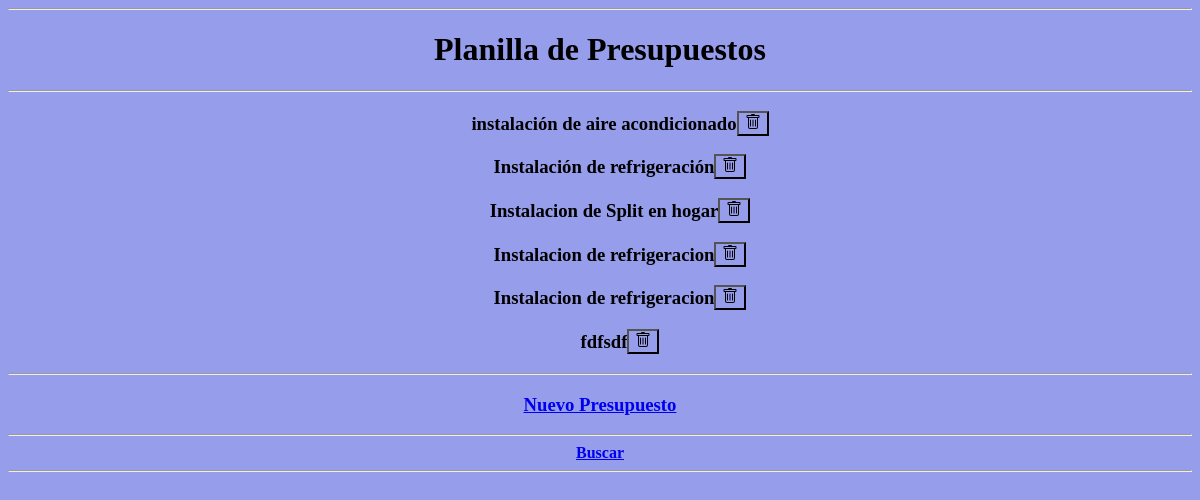
Before: / with the older database file.
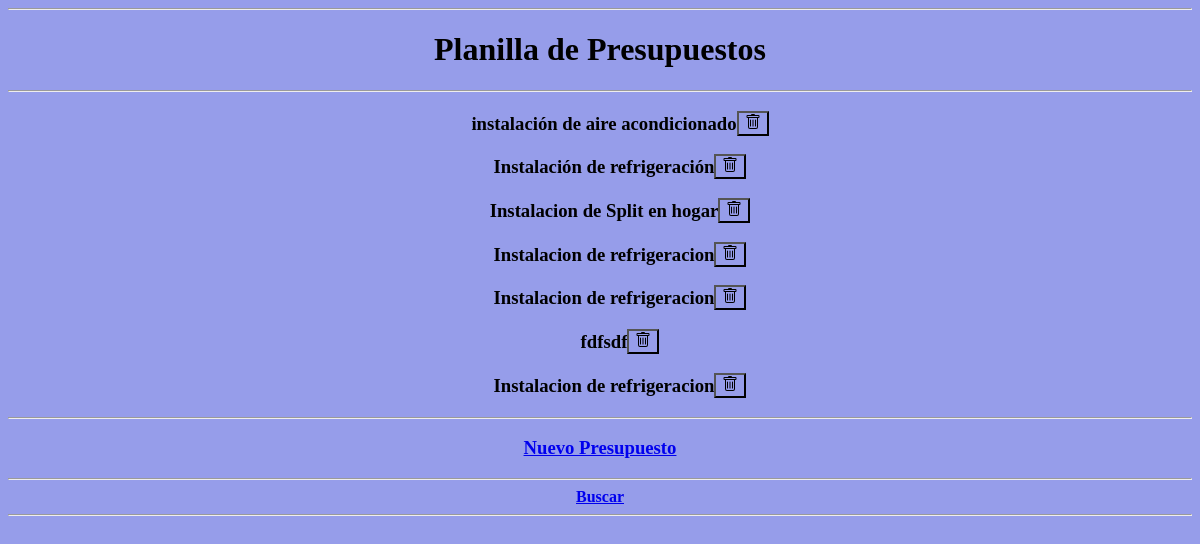
After: the same page with the newer database file.
### planilla/models.py (models this page shows, shortened)
class Presupuesto(models.Model):
       titulo = models.CharField(
       max_length=50,
       verbose_name='Nombre'
       )
       materiaPrima = models.CharField(max_length= 50)
       manoDeObra = models.IntegerField()
       fecha = models.DateTimeField(blank=True, null=True)
       precio = models.IntegerField(
            max_length=50, verbose_name='PrecioTotal')

### planilla/views.py (the view)
# urls.py: path('', views.mostrar_presupuestos, name="mostrar_presupuestos"),
def mostrar_presupuestos(request):
    servicios= Presupuesto.objects.all()
    return render(
        request,
        'mostrar_presupuestos.html',
        {'servicios':servicios}
    )

### planilla/templates/mostrar_presupuestos.html (shortened to what this page needs)
{% load static %}
<!DOCTYPE html>
<html lang="en">
<head>
    <link rel="stylesheet" tipe="text/css" href="{% static 'css/mostrar_presupuestos.css' %}">
</head>
<body>
    <hr><h1>Planilla de Presupuestos</h1><hr>
            {% for servicio in servicios %}
                    <ul>
                        <ls>
                           <h3> {{ servicio.titulo }}<button>
                                                    </button></h3>
                        </ls>
                    </ul>
            {% endfor %}
    <hr>
     <h3><a href= "{% url 'create_pres' %}"><b>Nuevo Presupuesto</b></a></h3>
    <hr>
    <a href= "{% url 'filtrar_presupuesto' %}"><b>Buscar</b> <hr>
</body>
</html>

### mysite/static/css/mostrar_presupuestos.css (style rules this page uses)
* { background-color: rgb(150, 157, 234); text-align: center; }

Changed rows visible on the page:
added Presupuesto: titulo "Instalacion de refrigeracion"
